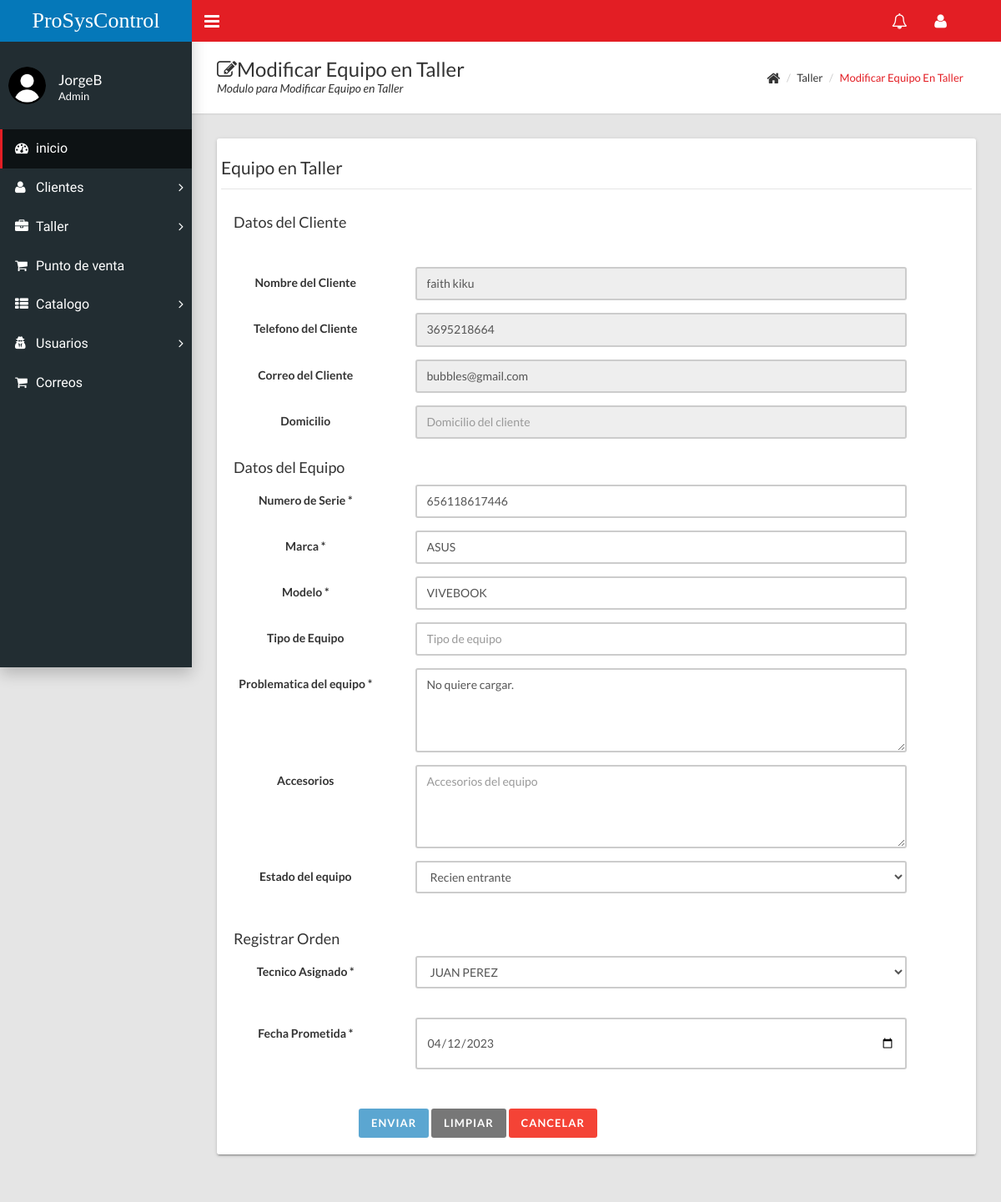
The page /home.php?c=taller&a=FormModificar&id=20 (signed in) on the database its author committed.
### tables this page shows
CREATE TABLE `clientes` (
  `idClientes` int(11) NOT NULL,
  `rfc` varchar(20) NOT NULL,
  `nombreCliente` varchar(50) NOT NULL,
  `apellidosC` varchar(50) NOT NULL,
  `nombreEmpresa` varchar(70) NOT NULL,
  `telefono` varchar(10) NOT NULL,
  `email` varchar(70) NOT NULL,
  `domicilio` varchar(150) NOT NULL
);

CREATE TABLE `ordenreparacion` (
  `id` int(11) NOT NULL,
  `idCliente` int(11) NOT NULL,
  `ns` varchar(25) NOT NULL,
  `marca` varchar(20) NOT NULL,
  `modelo` varchar(30) NOT NULL,
  `tipoEquipo` varchar(50) NOT NULL,
  `observaciones` varchar(400) NOT NULL,
  `accesorios` varchar(400) NOT NULL,
  `fechaEntrada` date NOT NULL,
  `horaEntrada` time NOT NULL,
  `fechaPrometida` date NOT NULL,
  `tecnicoAsignado` int(11) NOT NULL,
  `estadoEquipo` varchar(2) NOT NULL
);

CREATE TABLE `usuario` (
  `id` int(11) NOT NULL,
  `rfc` varchar(20) NOT NULL,
  `nombre` varchar(50) NOT NULL,
  `apellido` varchar(50) NOT NULL,
  `telefono` varchar(20) NOT NULL,
  `email` varchar(70) NOT NULL,
  `user` varchar(35) NOT NULL,
  `contrasenia` varchar(70) NOT NULL,
  `privilegio` varchar(1) NOT NULL
);

### controladores/taller.controlador.php (called while the page is built, shortened)
<?php
require_once "modelos/taller.php";
class TallerControlador{
    private $modelo;
    public function __CONSTRUCT(){
        $this->modelo = new Taller;
    }
    public function FormModificar(){
        if(isset($_GET['id'])){
            $tallerSQL=$this->modelo->Obtener($_GET['id']);
            $titulo = "Modificar";
        }
        require_once "vistas/encabezado.php";
        require_once "vistas/taller/modificar_Taller.php";
        require_once "vistas/pie.php";
    }
}

### modelos/database.php (called while the page is built, shortened)
<?php
class Database{
    public static function Conectar(){
        try{
            $conexion = new PDO("mysql:host=".self::servidor.";dbname=".self::nombrebd.";charset=utf8", self::usuariobd,
            self::clave);
            $conexion -> setAttribute(PDO::ATTR_ERRMODE, PDO::ERRMODE_EXCEPTION);
            return $conexion;
        }catch(PDOException $e){
            return "Fallo " .$e->getMessage();
        }
    }
}

### modelos/taller.php (called while the page is built, shortened)
<?php
class Taller{
    private $pdo;
    private $idCliente;
    private $ns;
    private $marca;
    private $modelo;
    private $tipoEquipo;
    private $observaciones;
    private $fechaPrometida;
    private $tecnicoAsignado;
    private $estadoEquipo;
    public function __CONSTRUCT(){
        $this->pdo = Database::Conectar();
    }
    public function getIdCliente() : ?int{
        return $this->idCliente;
    }
    public function setIdCliente(int $idCliente){
        $this->idCliente = $idCliente;
    }
    public function getNs() : ?string{
        return $this->ns;
    }
    public function setNs(string $ns){
        $this->ns = $ns;
    }
    public function gettipoEquipo() : ?string{
        return $this->tipoEquipo;
    }
    public function settipoEquipo(string $tipoEquipo){
        $this->tipoEquipo = $tipoEquipo;
    }
    public function getMarca() : ?string{
        return $this->marca;
    }
    public function setMarca(string $marca){
        $this->marca = $marca;
    }
    public function getModelo() : ?string{
        return $this->modelo;
    }
    public function setModelo(string $modelo){
        $this->modelo = $modelo;
    }
    public function getObservaciones() : ?string{
        return $this->observaciones;
    }
    public function setObservaciones(string $observaciones){
        $this->observaciones = $observaciones;
    }
    public function getFechaPrometida() : ?string{
        return $this->fechaPrometida;
    }
    public function setFechaPrometida(string $fechaPrometida){
        $this->fechaPrometida = $fechaPrometida;
    }
    public function gettecnicoAsignado() : ?int{
        return $this->tecnicoAsignado;
    }
    public function settecnicoAsignado(int $tecnicoAsignado){
        $this->tecnicoAsignado = $tecnicoAsignado;
    }
    public function getestadoEquipo() : ?string{
        return $this->estadoEquipo;
    }
    public function setestadoEquipo(string $estadoEquipo){
        $this->estadoEquipo = $estadoEquipo;
    }
    public function ListarTecnicos(){
        try{
            $consulta = $this->pdo->prepare("SELECT id,nombre,apellido,user FROM `usuario` WHERE privilegio = 2;");
            $consulta->execute();
            return $consulta->fetchAll(PDO::FETCH_OBJ);
        }catch(Exception $excepcion){
            die($excepcion->getMessage());
        }
    }
    public function buscarCliente($nombre){
        try{
            $consulta = $this->pdo->prepare("SELECT nombreCliente,apellidosC,telefono,email,domicilio FROM `clientes`WHERE idClientes =?;");
            $consulta->execute(array($nombre));
            return $consulta->fetchAll(PDO::FETCH_OBJ);
        }catch(Exception $excepcion){
            die($excepcion->getMessage());
        }
    }
    public function Obtener($nombre){
        try{
            $consulta = $this ->pdo ->prepare("SELECT * FROM ordenreparacion WHERE id=?;");
            $consulta->execute(array($nombre));
            $reTaller=$consulta->fetch(PDO::FETCH_OBJ);
            $tallerSQL=new Taller();
            $tallerSQL->setId($reTaller->id);
            $tallerSQL->setIdCliente($reTaller->idCliente);
            $tallerSQL->setNs($reTaller->ns);
            $tallerSQL->setMarca($reTaller->marca);
            $tallerSQL->setModelo($reTaller->modelo);
            $tallerSQL->settipoEquipo($reTaller->tipoEquipo);
            $tallerSQL->setObservaciones($reTaller->observaciones);
            $tallerSQL->setAccesorios($reTaller->accesorios);
            $tallerSQL->setFechaEntrada($reTaller->fechaEntrada);
            $tallerSQL->setHoraEntrada($reTaller->horaEntrada);
            $tallerSQL->setFechaPrometida($reTaller->fechaPrometida);
            $tallerSQL->settecnicoAsignado($reTaller->tecnicoAsignado);
            $tallerSQL->setestadoEquipo($reTaller->estadoEquipo);
            return $tallerSQL;
        }catch(Exception $excepcion){
            die($excepcion->getMessage());
        }
    }
}

### vistas/taller/modificar_Taller.php (the view, shortened to what this page needs)
<div class="content-wrapper">
  <div class="page-title">
    <div>
      <h1><i class="fa fa-edit"></i><?= $titulo ?> Equipo en Taller</h1>
      <p>Modulo para <?= $titulo ?> Equipo en Taller</p>
    </div>
    <div>
      <ul class="breadcrumb">
        <li><i class="fa fa-home fa-lg"></i></li>
        <li>Taller</li>
        <li><a href="#"><?= $titulo ?> Equipo en Taller</a></li>
      </ul>
    </div>
  </div>
  <div class="row">
    <div class="col-md-12">
      <div class="card">
        <div class="row">
          <div class="well bs-component">
            <?php
            $this->modelo->Obtener($tallerSQL->getId());
            $fechaprom = $tallerSQL->getFechaPrometida();
            $tecnicoasignadoOriginal = $tallerSQL->gettecnicoAsignado();
            $idclient = $tallerSQL->getIdCliente();
            $datoscliente = $tallerSQL->buscarCliente($idclient);
            ?>
            <form class="form-horizontal" method="POST" action="?c=taller&a=Guardar">
              <fieldset>
                <legend>Equipo en Taller</legend>
                <div class="col-lg-10">
                  <h4>Datos del Cliente</h4>
                </div>
                <div class="form-group">
                  <div class="col-lg-10">
                  </div>
                </div>
                <div class="col-lg-10">
                </div>
                <div class="form-group">
                  <div class="col-md-8">
                  </div>
                </div>
                <?php foreach ($datoscliente as $campo) : ?>
                  <div class="form-group">
                    <label class="control-label col-md-3">Nombre del Cliente</label>
                    <div class="col-md-8">
                      <input class="form-control" type="text" placeholder="Nombre del cliente" value="<?= $campo->nombreCliente, " ", $campo->apellidosC ?>" disabled>
                    </div>
                  </div>
                  <div class="form-group">
                    <label class="control-label col-md-3">Telefono del Cliente</label>
                    <div class="col-md-8">
                      <input class="form-control" type="text" placeholder="Telefono del cliente" value="<?= $campo->telefono ?>" disabled>
                    </div>
                  </div>
                  <div class="form-group">
                    <label class="control-label col-md-3">Correo del Cliente</label>
                    <div class="col-md-8">
                      <input class="form-control" type="text" placeholder="Correo del cliente" value="<?= $campo->email ?>" disabled>
                    </div>
                  </div>
                  <div class="form-group">
                    <label class="control-label col-md-3">Domicilio</label>
                    <div class="col-md-8">
                      <input class="form-control" type="text" placeholder="Domicilio del cliente" value="<?= $campo->domicilio ?>" disabled>
                    </div>
                  </div>
                <?php endforeach; ?>
                <div class="col-lg-10">
                  <h4>Datos del Equipo</h4>
                </div>
                <div class="form-group">
                  <label class="control-label col-md-3" for="Ns">Numero de Serie *</label>
                  <div class="col-md-8">
                    <input class="form-control" name="ns" id="ns" type="text" placeholder="Introduce el numero de serie del equipo"
                      onkeyup="mayus(this); handleSubmit();" maxlength="30" min="1" onkeypress="return ((event.charCode >= 65 && event.charCode <= 90) || (event.charCode >= 48 && event.charCode <= 57) || (event.charCode >= 97 && event.charCode <= 122))" value="<?= $tallerSQL->getNs() ?>">
                  </div>
                </div>
                <div class="form-group">
                  <label class="control-label col-md-3" for="Marca">Marca *</label>
                  <div class="col-md-8">
                    <input class="form-control col-md-8" id="marca" name="marca" type="text" placeholder="Marca del equipo"
                      onkeyup="mayus(this); handleSubmit();" maxlength="50" min="1" onkeypress="return ((event.charCode >= 65 && event.charCode <= 90) || (event.charCode >= 48 && event.charCode <= 57) || (event.charCode >= 97 && event.charCode <= 122) || (event.charCode == 45) || (event.charCode == 47) || (event.charCode == 32))" value="<?= $tallerSQL->getMarca() ?>">
                  </div>
                </div>
                <div class="form-group">
                  <label class="control-label col-md-3" for="Modelo">Modelo *</label>
                  <div class="col-md-8">
                    <input class="form-control col-md-8" id="modelo" name="modelo" type="text" placeholder="Modelo del equipo"
                      onkeyup="mayus(this); handleSubmit();" maxlength="50" min="1" onkeypress="return ((event.charCode >= 65 && event.charCode <= 90) || (event.charCode >= 48 && event.charCode <= 57) || (event.charCode >= 97 && event.charCode <= 122) || (event.charCode == 32))" value="<?= $tallerSQL->getModelo() ?>">
                  </div>
                </div>
                <div class="form-group">
                  <label class="control-label col-md-3" for="TipoEquipo">Tipo de Equipo</label>
                  <div class="col-md-8">
                    <input class="form-control col-md-8" id="tipoEquipo" name="tipoEquipo" type="text" placeholder="Tipo de equipo" onkeyup="mayus(this); handleSubmit();" maxlength="30" min="1" onkeypress="return ((event.charCode >= 65 && event.charCode <= 90) || (event.charCode >= 48 && event.charCode <= 57) || (event.charCode >= 97 && event.charCode <= 122) || (event.charCode == 45) || (event.charCode == 47))" value="<?= $tallerSQL->gettipoEquipo() ?>">
                  </div>
                </div>
                <div class="form-group">
                  <label class="control-label col-md-3" for="Observaciones">Problematica del equipo *</label>
                  <div class="col-md-8">
                    <textarea class="form-control" id="obs" name="observaciones" type="text" rows="4" placeholder="Problema del equipo" onkeyup="mayus(this); handleSubmit();"><?= $tallerSQL->getObservaciones() ?></textarea>
                  </div>
                </div>
                <div class="form-group">
                  <label class="control-label col-md-3" for="Accesorios">Accesorios</label>
                  <div class="col-md-8">
                    <textarea class="form-control" name="accesorios" id="accesorios" rows="4" placeholder="Accesorios del equipo" onkeyup="mayus(this); handleSubmit();"><?= $tallerSQL->getAccesorios() ?></textarea>
                  </div>
                </div>
                <div class="form-group">
                  <label class="control-label col-md-3" for="EstadoEquipo">Estado del equipo</label>
                  <div class="col-md-8">
                    <select class="form-control" name="estadoEquipo" id="estadoEquipo" onchange="handleSubmit()" value selected="<?= $tallerSQL->getestadoEquipo() ?>">
                      <option value="1">Recien entrante</option>
                    </select>
                    <br>
                  </div>
                </div>
                <div class="col-lg-10">
                  <h4>Registrar Orden</h4>
                </div>
                <div class="form-group">
                  <label class="control-label col-md-3" for="TecnicoAsignado">Tecnico Asignado *</label>
                  <div class="col-md-8">
                    <select class="form-control" id="idtec" name="tecnicoAsignado" type="text" placeholder="Id del Tecnico asignado" value="hatapu" onchange="handleSubmit()">
                      <optgroup label="Tecnicos">
                        <?php
                        foreach ($this->modelo->ListarTecnicos() as $tallerSQL) : ?>
                          <option value="<?= $tallerSQL->id ?>" <?php if ($tecnicoasignadoOriginal == $tallerSQL->id) { ?> selected="true" <?php } ?>><?= $tallerSQL->nombre, " ", $tallerSQL->apellido ?></option>
                        <?php endforeach; ?>
                    </select><br>
                  </div>
                </div>
                <div class="form-group">
                  <label class="control-label col-md-3" for="FechaPrometida">Fecha Prometida *</label>
                  <div class="col-md-8">
                    <input type="date" max="2030-01-01" class="form-control" id="fecha" name="fechaPrometida" type="text" placeholder="Fecha prometida" value="<?php echo ($fechaprom); ?>" onchange="handleSubmit()">
                  </div>
                </div>
                <div class="form-group">
                  <div class="col-md-8">
                  </div>
                </div>
                <div class="form-group">
                  <div class="col-md-8">
                  </div>
                </div>
                <div class="col-lg-10 col-lg-offset-2">
                  <button class="btn btn-primary" type="submit" id="submitButton" disabled>Enviar</button>
                  <button class="btn btn-default" type="reset" onclick="handleBloquearSubmit()">Limpiar</button>
                  <button class="btn btn-danger" type="button" onclick="handleCancelar()">Cancelar</button>
                </div>
          </div>
        </div>
      </div>
    </div>
  </div>

### rows shown on the page
clientes: nombreCliente+apellidosC "faith kiku", telefono "3695218664", email "bubbles@gmail.com"
ordenreparacion: ns "656118617446", marca "ASUS", modelo "VIVEBOOK", observaciones "No quiere cargar.", estadoEquipo "Recien entrante", tecnicoAsignado "JUAN PEREZ", fechaPrometida "04/12/2023"

### other values the page prints
$usuario "JorgeB"
$_SESSION['tipoUsuario'] "Admin"
$titulo "Modificar"
